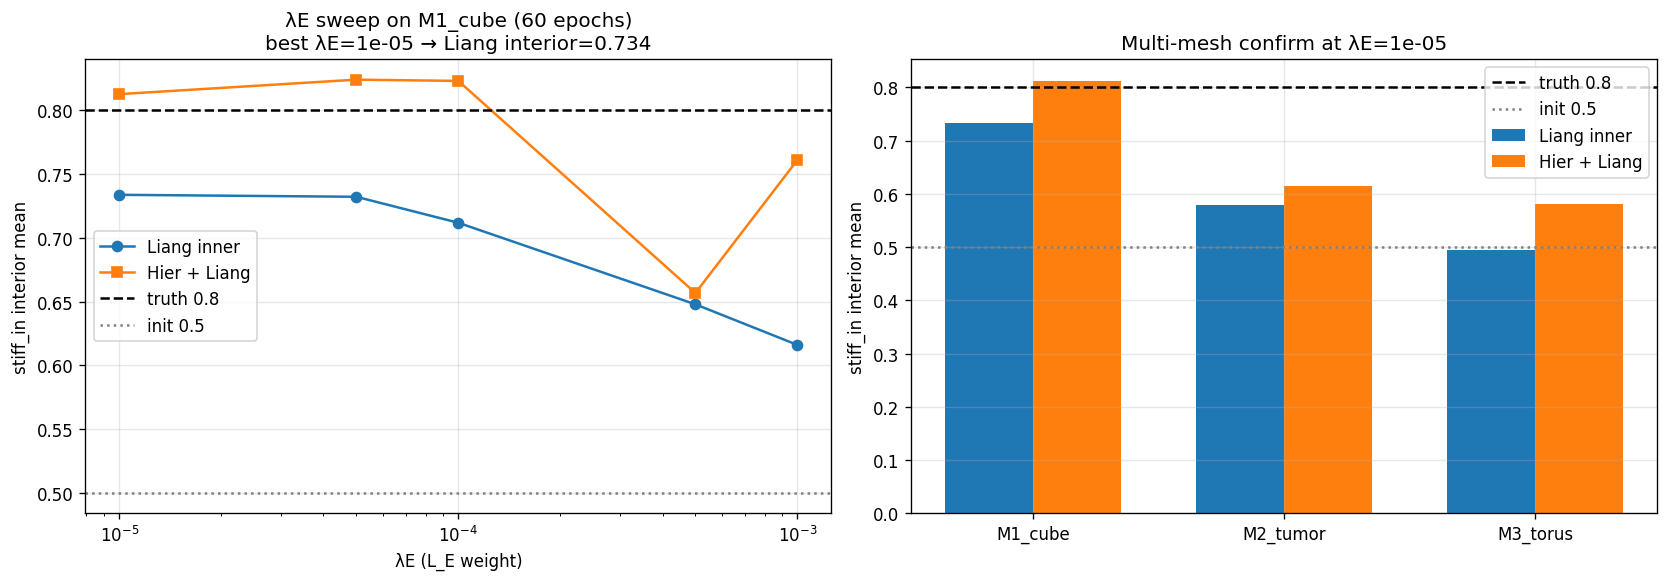

Source code (Python):
"""Comprehensive partial-obs sweep — λE refinement + multi-mesh confirm.

Phase E confirmed Liang inner loop + L_E recovers interior in partial obs.
Now refine:
   1. λE sweep on cube — find sweet spot, characterize sensitivity
   2. Multi-mesh confirm (tumor + torus) — geometry robustness
   3. Cross-traj T_B prediction — calibration generalizes

Tests:
   On M1_cube:
     λE ∈ {1e-5, 5e-5, 1e-4, 5e-4, 1e-3} × {Liang, Hier+Liang}  = 10 runs
   On M2_tumor (best λE from cube):
     {Liang, Hier+Liang}  = 2 runs
   On M3_torus (best λE from cube):
     {Liang, Hier+Liang}  = 2 runs

Total 14 runs × 60 epochs ≈ 25 min compute.

Metrics:
   - stiff_in_interior recovery (truth=0.8)
   - L1_interior_in (lower better)
   - IoU full inclusion
   - Cross-traj T_B prediction error
"""

import sys
import time
import math
from pathlib import Path
import numpy as np
import torch

REPO = Path(__file__).resolve().parents[2]
sys.path.insert(0, str(REPO))
sys.path.insert(0, str(REPO / "pf_shape_matching_warp"))

import warp as wp  # noqa: E402
wp.init()
print(f"Warp {wp.__version__}  /  Torch {torch.__version__}")

import matplotlib  # noqa: E402
matplotlib.use("Agg")
import matplotlib.pyplot as plt  # noqa: E402

from tools.day2_solver_wrapper import setup_solver_with_rest, solver_save_state  # noqa: E402
from tools.day6b_full_forward_torch_op import WarpFullForwardOp  # noqa: E402

from tools.stageA_inclusion_recovery import (  # noqa: E402
    build_inclusion_truth, gen_obs_per_particle_stiff, compute_metrics,
    STIFF_LOW, STIFF_HIGH,
)
from tools.pointnetpp.hierarchy import build_hierarchy  # noqa: E402
from tools.pointnetpp.multi_mesh_test import (  # noqa: E402
    MESH_CONFIGS, make_traj_from_spec, predict_on_traj, err_per_traj,
)
from tools.pointnetpp.diag_partial_obs import calibrate  # noqa: E402


def setup_mesh(cfg, device, T=10):
    """Initialize a mesh setup for partial-obs test."""
    solver, rest_state, mesh_info = setup_solver_with_rest(str(REPO / cfg["path"]))
    N = solver.N
    solver.damping = 0.99
    solver.num_iterations = 2
    pos_rest = mesh_info["vertices"]
    bbox_min = pos_rest.min(0); bbox_max = pos_rest.max(0); bbox_size = bbox_max - bbox_min
    knife_radius = cfg["knife_radius_abs"]
    incl_center = bbox_min + np.array(cfg["incl_center_rel"]) * bbox_size
    incl_radius = cfg["incl_radius_abs"]
    top_axis = cfg["top_axis"]
    stiff_truth, inclusion_mask, _, _ = build_inclusion_truth(
        pos_rest, stiff_in=cfg["stiff_in"], stiff_out=cfg["stiff_out"],
        center_override=tuple(incl_center), radius_override=float(incl_radius))
    tau_truth = np.where(inclusion_mask, cfg["tau_in"], cfg["tau_out"]).astype(np.float32)
    stiff_init = np.full(N, 0.5, dtype=np.float32)
    tau_init = np.full(N, 0.30, dtype=np.float32)

    # Surface mask = top 10% of mesh along top_axis
    surface_threshold = bbox_max[top_axis] - 0.10 * bbox_size[top_axis]
    surface_mask = pos_rest[:, top_axis] > surface_threshold
    n_surface = int(surface_mask.sum())
    n_incl = int(inclusion_mask.sum())
    n_incl_interior = int((inclusion_mask & ~surface_mask).sum())

    # Generate truth obs T_A + T_B
    theta_truth = np.array([3.0, 100.0, 0.3], dtype=np.float32)
    truth = {}
    for tr in ["A", "B"]:
        traj = make_traj_from_spec(cfg["traj_specs"][tr], bbox_min, bbox_max, T)
        solver.reset_to_rest(pos_rest)
        obs_pos, obs_alpha = gen_obs_per_particle_stiff(
            solver, rest_state, theta_truth, stiff_truth, traj, knife_radius, device,
            tau_truth_np=tau_truth)
        truth[tr] = dict(traj=traj, pos=obs_pos, alpha=obs_alpha)

    obs_pos_A_t = [torch.tensor(p, dtype=torch.float32, device=device) for p in truth["A"]["pos"]]
    obs_alpha_A_t = [torch.tensor(a, dtype=torch.float32, device=device) for a in truth["A"]["alpha"]]
    surface_idx = torch.tensor(np.where(surface_mask)[0], dtype=torch.long, device=device)
    edges_a_t = torch.tensor(solver.e["a"].numpy().astype(np.int64), dtype=torch.long, device=device)
    edges_b_t = torch.tensor(solver.e["b"].numpy().astype(np.int64), dtype=torch.long, device=device)
    edges_a_np = solver.e["a"].numpy().astype(np.int64)
    edges_b_np = solver.e["b"].numpy().astype(np.int64)
    edge_rest_len = np.linalg.norm(pos_rest[edges_a_np] - pos_rest[edges_b_np], axis=1)
    edges_rest_t = torch.tensor(edge_rest_len, dtype=torch.float32, device=device)
    x_rest = torch.from_numpy(pos_rest).to(device, dtype=torch.float32)
    H = build_hierarchy(x_rest, M1=min(512, N // 20), M2=min(64, N // 200), k_neighbors=3)

    ctx = dict(
        solver=solver, rest_state=rest_state, N=N, device=device,
        knife_traj_A=truth["A"]["traj"], knife_radius=knife_radius,
        pos_rest=pos_rest, theta_truth=theta_truth, theta_3d_np=theta_truth,
        stiff_init_np=stiff_init, stiff_truth=stiff_truth,
        tau_init_np=tau_init, tau_bound=(0.05, 0.95),
        inclusion_mask=inclusion_mask,
        surface_idx=surface_idx, surface_mask=surface_mask,
        obs_pos_A_t=obs_pos_A_t, obs_alpha_A_t=obs_alpha_A_t,
        edges_a_t=edges_a_t, edges_b_t=edges_b_t, edges_rest_t=edges_rest_t,
        H=H,
    )
    print(f"  N={N}  incl interior {n_incl_interior}/{n_incl}  surface {n_surface}/{N} "
          f"({n_surface/N*100:.1f}%)")
    return ctx, truth, n_incl_interior, n_incl


def run_config(condition, lambda_E, ctx, truth, N_epochs=60, label=""):
    """One calibration + cross-traj eval."""
    t0 = time.time()
    stiff, tau, hist = calibrate(
        condition=condition, ctx=ctx,
        N_epochs=N_epochs, lr=0.03, lr_tau=0.01,
        lambda_smooth=0.0, lambda_E=lambda_E,
    )
    elapsed = time.time() - t0
    if np.isnan(stiff).any():
        print(f"    {label} → NaN (failed)")
        return None
    m = compute_metrics(stiff, ctx["stiff_truth"], ctx["inclusion_mask"])
    pred_pos, pred_alpha = predict_on_traj(stiff, tau, truth["B"]["traj"], ctx)
    err_pos, err_a = err_per_traj(pred_pos, truth["B"]["pos"], pred_alpha, truth["B"]["alpha"])
    h = hist[-1]
    print(f"    {label} {elapsed:.0f}s  stiff_in={h['stiff_in']:.3f}  "
          f"interior_in={h['stiff_in_interior']:.3f}  "
          f"L1_int={h['L1_interior_in']:.3f}  IoU={m['iou']:.3f}  T_B={err_pos:.3e}",
          flush=True)
    return dict(stiff=stiff, tau=tau, hist=hist, iou=m["iou"],
                T_B_pos=err_pos, T_B_alpha=err_a, elapsed=elapsed)


def main():
    device = "cuda:0"
    T = 10
    N_epochs = 60

    # ===== 1. λE sweep on cube (10 runs) =====
    print(f"\n{'='*80}\n[Phase E.1] λE sweep on M1_cube (10 runs)\n{'='*80}")
    cfg_cube = MESH_CONFIGS[0]
    ctx_cube, truth_cube, n_int_cube, n_incl_cube = setup_mesh(cfg_cube, device, T=T)

    lambda_E_grid = [1e-5, 5e-5, 1e-4, 5e-4, 1e-3]
    sweep_results = {}
    for lE in lambda_E_grid:
        print(f"\n  λE = {lE}")
        sweep_results[("Liang", lE)] = run_config(
            "Liang_inner", lE, ctx_cube, truth_cube, N_epochs, f"  Liang λE={lE}")
        sweep_results[("Hier+Liang", lE)] = run_config(
            "Hier+Liang_inner", lE, ctx_cube, truth_cube, N_epochs, f"  Hier+L λE={lE}")

    # Find best λE for Liang baseline by interior_in closest to truth 0.8
    best_lE = min(
        [lE for lE in lambda_E_grid
         if sweep_results[("Liang", lE)] is not None],
        key=lambda lE: abs(sweep_results[("Liang", lE)]["hist"][-1]["stiff_in_interior"] - 0.8),
    )
    print(f"\n  Best λE for cube Liang: {best_lE}")

    # ===== 2. Multi-mesh confirm at best λE (4 runs) =====
    print(f"\n{'='*80}\n[Phase E.2] Multi-mesh confirm at λE={best_lE}\n{'='*80}")
    multi_results = {("M1_cube", "Liang"): sweep_results[("Liang", best_lE)],
                     ("M1_cube", "Hier+Liang"): sweep_results[("Hier+Liang", best_lE)]}
    for cfg in MESH_CONFIGS[1:]:  # M2_tumor, M3_torus
        print(f"\n  Mesh: {cfg['name']}")
        ctx_m, truth_m, n_int_m, n_incl_m = setup_mesh(cfg, device, T=T)
        if n_int_m == 0:
            print(f"    skipping {cfg['name']}: no interior inclusion")
            continue
        multi_results[(cfg["name"], "Liang")] = run_config(
            "Liang_inner", best_lE, ctx_m, truth_m, N_epochs, f"  Liang")
        multi_results[(cfg["name"], "Hier+Liang")] = run_config(
            "Hier+Liang_inner", best_lE, ctx_m, truth_m, N_epochs, f"  Hier+L")

    # ===== Summary tables =====
    print(f"\n{'='*80}\nλE SWEEP SUMMARY (M1_cube)\n{'='*80}")
    print(f"  {'λE':>8s}  {'Liang interior_in':>18s}  {'Hier+L interior_in':>20s}  "
          f"{'Liang IoU':>10s}  {'Hier+L IoU':>11s}")
    for lE in lambda_E_grid:
        rL = sweep_results.get(("Liang", lE))
        rH = sweep_results.get(("Hier+Liang", lE))
        rL_in = rL["hist"][-1]["stiff_in_interior"] if rL else float("nan")
        rH_in = rH["hist"][-1]["stiff_in_interior"] if rH else float("nan")
        rL_iou = rL["iou"] if rL else float("nan")
        rH_iou = rH["iou"] if rH else float("nan")
        print(f"  {lE:>8.0e}  {rL_in:>18.3f}  {rH_in:>20.3f}  {rL_iou:>10.3f}  {rH_iou:>11.3f}")

    print(f"\n{'='*80}\nMULTI-MESH at λE={best_lE}\n{'='*80}")
    print(f"  {'Mesh':>10s}  {'Liang interior_in':>18s}  {'Hier+L interior_in':>20s}  "
          f"{'Liang T_B':>11s}  {'Hier+L T_B':>12s}")
    for mesh_name in ["M1_cube", "M2_tumor", "M3_torus"]:
        rL = multi_results.get((mesh_name, "Liang"))
        rH = multi_results.get((mesh_name, "Hier+Liang"))
        rL_in = rL["hist"][-1]["stiff_in_interior"] if rL else float("nan")
        rH_in = rH["hist"][-1]["stiff_in_interior"] if rH else float("nan")
        rL_TB = rL["T_B_pos"] if rL else float("nan")
        rH_TB = rH["T_B_pos"] if rH else float("nan")
        print(f"  {mesh_name:>10s}  {rL_in:>18.3f}  {rH_in:>20.3f}  "
              f"{rL_TB:>11.3e}  {rH_TB:>12.3e}")

    # Plot
    fig, axes = plt.subplots(1, 2, figsize=(14, 5))
    # λE sweep
    Liang_in = [sweep_results[("Liang", lE)]["hist"][-1]["stiff_in_interior"]
                  if sweep_results[("Liang", lE)] else float("nan") for lE in lambda_E_grid]
    Hier_in = [sweep_results[("Hier+Liang", lE)]["hist"][-1]["stiff_in_interior"]
                 if sweep_results[("Hier+Liang", lE)] else float("nan") for lE in lambda_E_grid]
    axes[0].semilogx(lambda_E_grid, Liang_in, "o-", label="Liang inner")
    axes[0].semilogx(lambda_E_grid, Hier_in, "s-", label="Hier + Liang")
    axes[0].axhline(0.8, color="k", linestyle="--", label="truth 0.8")
    axes[0].axhline(0.5, color="gray", linestyle=":", label="init 0.5")
    axes[0].set_xlabel("λE (L_E weight)")
    axes[0].set_ylabel("stiff_in interior mean")
    axes[0].set_title("λE sweep on M1_cube (60 epochs)\n"
                       f"best λE={best_lE} → Liang interior={sweep_results[('Liang', best_lE)]['hist'][-1]['stiff_in_interior']:.3f}")
    axes[0].legend(); axes[0].grid(alpha=0.3)

    # Multi-mesh bars
    meshes = ["M1_cube", "M2_tumor", "M3_torus"]
    L_vals = [multi_results.get((m, "Liang"), {}).get("hist", [{}])[-1].get("stiff_in_interior", 0)
               if multi_results.get((m, "Liang")) else 0 for m in meshes]
    H_vals = [multi_results.get((m, "Hier+Liang"), {}).get("hist", [{}])[-1].get("stiff_in_interior", 0)
                if multi_results.get((m, "Hier+Liang")) else 0 for m in meshes]
    x = np.arange(len(meshes))
    w = 0.35
    axes[1].bar(x - w/2, L_vals, w, label="Liang inner")
    axes[1].bar(x + w/2, H_vals, w, label="Hier + Liang")
    axes[1].axhline(0.8, color="k", linestyle="--", label="truth 0.8")
    axes[1].axhline(0.5, color="gray", linestyle=":", label="init 0.5")
    axes[1].set_xticks(x); axes[1].set_xticklabels(meshes)
    axes[1].set_ylabel("stiff_in interior mean")
    axes[1].set_title(f"Multi-mesh confirm at λE={best_lE}")
    axes[1].legend(); axes[1].grid(alpha=0.3)
    fig.tight_layout()
    out_path = REPO / "tools" / "pointnetpp" / "diag_partial_obs_sweep.png"
    fig.savefig(str(out_path), dpi=120, bbox_inches="tight")
    print(f"\nsaved {out_path}")


if __name__ == "__main__":
    main()
